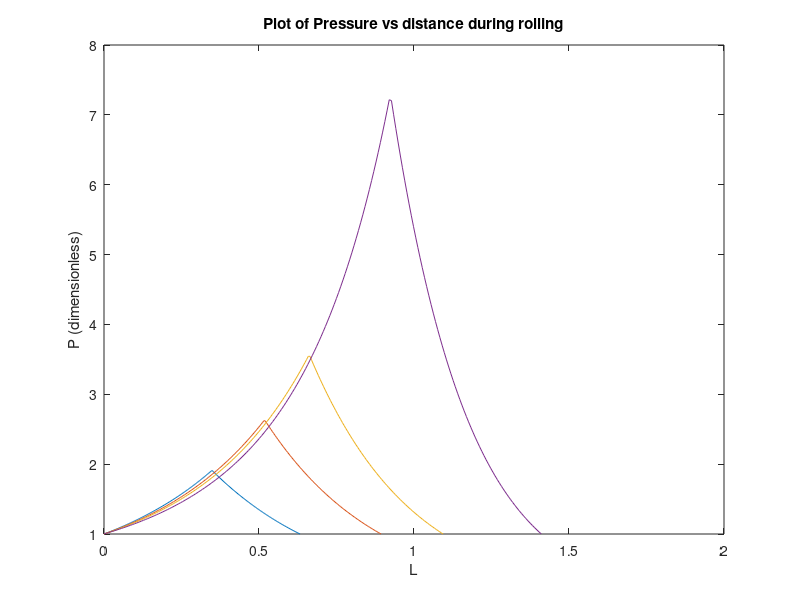

Write MATLAB code to recreate this figure.
% ME361 rolling extra credit work (varying μ)
% all symbols have the same meaning as given in the notes
% here the only independent parameters are
% R, h0, U and hf; everything else is decided based on their values
% setting independent parameters
R = 10;
h0 = 0.4;
hf = [ h0*0.9 h0*0.8 h0*0.7 h0*0.5 ];
U = 0.4;

figure
for i = 1:length(hf)
    % setting dependent parameters
    cosAlpha = 1-((h0-hf(i))/(2*R));
    Alpha = acos(cosAlpha);
    phi = linspace(Alpha,0,200);
    H = 2*sqrt(R/hf(i))*atan(sqrt(R/hf(i))*phi);
    H0 = H(1);
    L = R*(sin(Alpha)-sin(phi));

    % calculating P (dimensionless) and plotting with respect to L

    p1 = ((hf(i) + R*(phi.*phi))/h0).*exp(U*(H0-H));
    p2 = ((hf(i) + R*(phi.*phi))/hf(i)).*exp(U*H);
    P = [];
    for iter = 1:length(phi)
        P = [P, min(p1(iter), p2(iter))];
    end
    plot(L,P);
    xlabel('L');
    ylabel('P (dimensionless)');
    title('Plot of Pressure vs distance during rolling');
    hold on
end